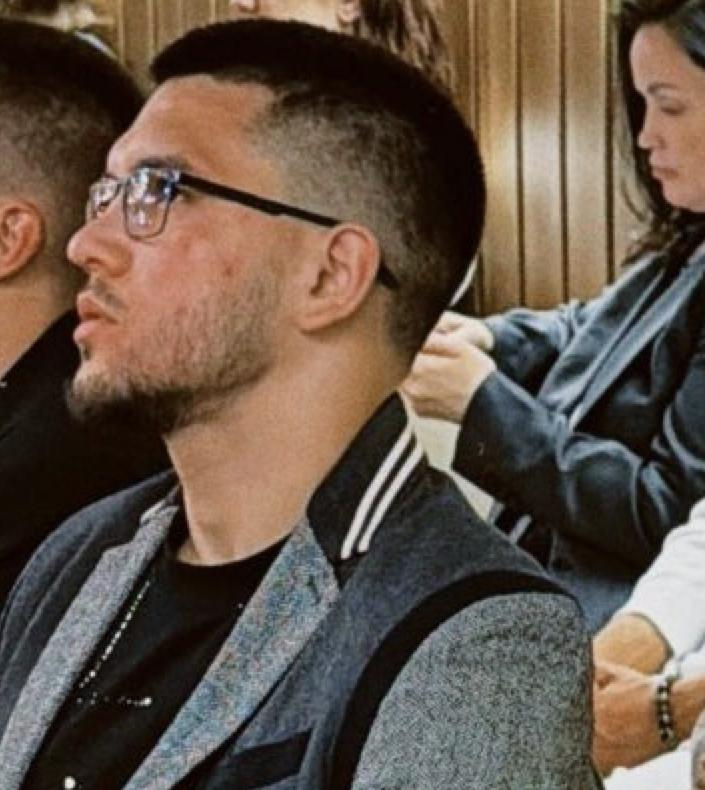
#> input picture _snimki-22-09/v2/5-foto-osnovatelya.jpg, 705 x 790 px
$ python knockout_cli.py ../../_snimki-22-09/v2/5-foto-osnovatelya.jpg ../../_snimki-22-09/v2/1-keysy-lidogeneracii.png 5
#> lines starting #> are read from the running program, lines starting #| are printed output that depends on the picture
from PIL import Image
import sys
from collections import Counter

def corner_bg(im):
    w,h=im.size
#> w = 705; h = 790
    pts=[(0,0),(w-1,0),(0,h-1),(w-1,h-1),(w//2,0),(w//2,h-1),(0,h//2),(w-1,h//2)]
    px=[im.getpixel(p)[:3] for p in pts]
#> px = [(80, 65, 42), (42, 33, 28), (134, 139, 143), (100, 72, 48), (137, 97, 72), (110, 118, 120), (23, 14, 9), (48, 52, 61)]
    c=Counter(px).most_common(1)[0][0]
#> c = (80, 65, 42)
    return c

def knockout(src,dst,tol=60,soft=40):
    im=Image.open(src).convert("RGBA")
    bg=corner_bg(im)
#> bg = (80, 65, 42)
    data=im.getdata()
    br,bgc,bb=bg
#> br = 80; bgc = 65; bb = 42
    out=[]
    for r,g,b,a in data:
        d=((r-br)**2+(g-bgc)**2+(b-bb)**2)**0.5
        if d<=tol:
            out.append((r,g,b,0))
        elif d<=tol+soft:
            na=int(255*(d-tol)/soft)
            out.append((r,g,b,min(a,na)))
        else:
            out.append((r,g,b,a))
#> this loop made 556950 passes
#> (r, g, b, d, na) on passes 3, 4, 5, 7, 8, 9, 11, 13, 14, 16, 17, 18: (75, 60, 37, 8.66, 23), (66, 51, 28, 24.25, 122), (57, 42, 19, 39.84, 222), (59, 43, 20, 37.54, 207), (64, 48, 25, 28.88, 152), (67, 51, 28, 23.69, 119), (100, 82, 60, 31.83, 171), (104, 86, 64, 38.74, 215), (92, 74, 52, 18.03, 83), (74, 56, 34, 13.45, 53), (68, 49, 32, 22.36, 110), (64, 47, 29, 27.37, 142)
#> (d, na) on passes 62 to 67: (20.78, 100), (26.65, 137), (18.03, 83), (19.75, 94), (20.22, 97), (20.22, 97)
#> after the loop, out = 556950 items
    im.putdata(out)
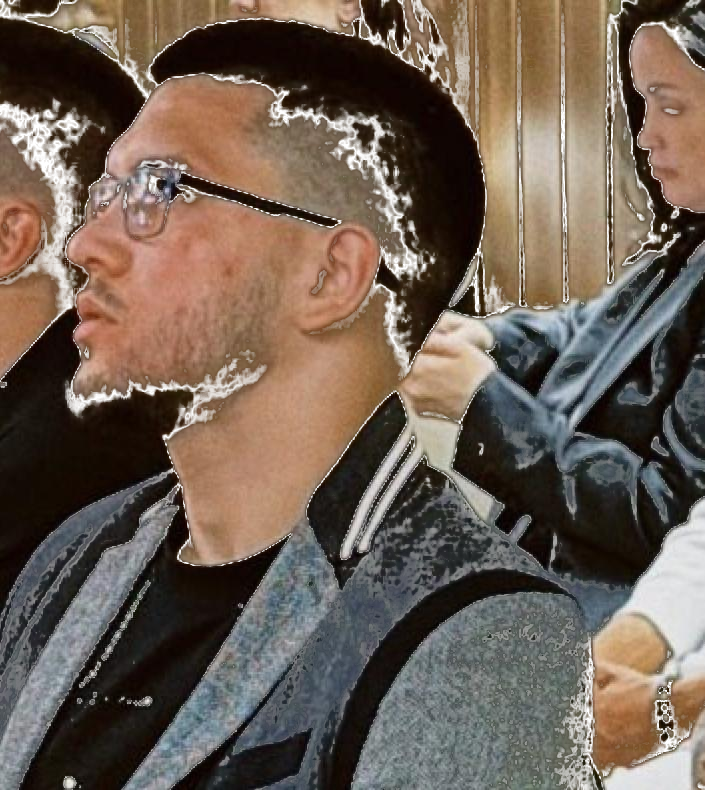
#> im: PIL image 705x790 RGBA; mean R, G, B, A 100, 84.8, 72.5, 239.8; transparent parts drawn white
    bbox=im.getbbox()
#> bbox = (0, 0, 705, 790)
    if bbox: im=im.crop(bbox)
    im.save(dst)
    return im.size, bg

if __name__=="__main__":
    src=sys.argv[1]; dst=sys.argv[2]
    tol=int(sys.argv[3]) if len(sys.argv)>3 else 60
    sz,bg=knockout(src,dst,tol)
#> sz = (705, 790); bg = (80, 65, 42)
    print("OK",dst,sz,"bg=",bg)
#| OK ../../_snimki-22-09/v2/1-keysy-lidogeneracii.png (705, 790) bg= (80, 65, 42)
